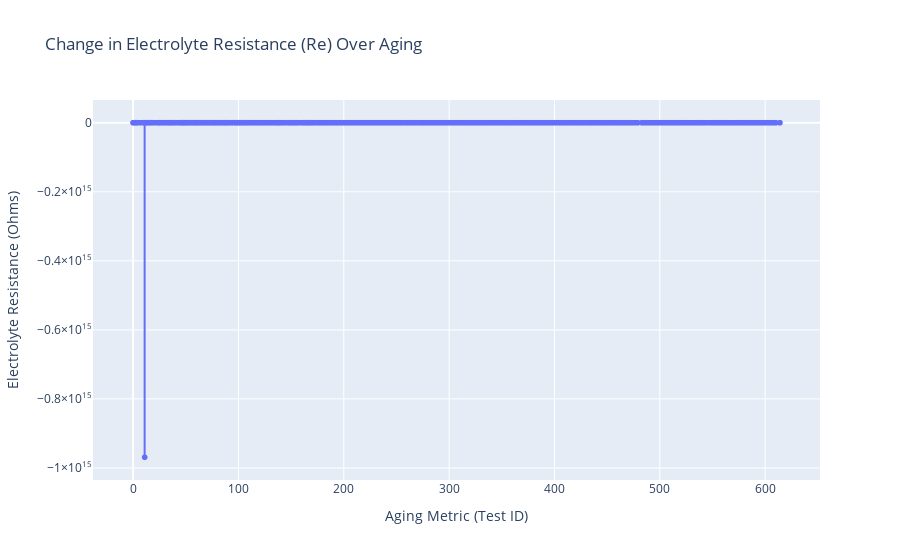

Notebook code for this chart:
### Code cell
impedance_data = data[data['type'] == 'impedance']
impedance_data = impedance_data.sort_values(by='test_id')
impedance_data['Aging Metric'] = impedance_data['test_id']
impedance_data['Re'] = pd.to_numeric(impedance_data['Re'], errors='coerce')
impedance_data['Rct'] = pd.to_numeric(impedance_data['Rct'], errors='coerce')
fig_re = px.line(
    impedance_data, 
    x='Aging Metric', 
    y='Re', 
    title='Change in Electrolyte Resistance (Re) Over Aging',
    labels={'Aging Metric': 'Aging Metric (Test ID)', 'Re': 'Electrolyte Resistance (Ohms)'},
    markers=True
)
fig_re.show()

### Figure 1 — Plotly figure (JSON) as saved in the notebook; plotly's stock layout.template omitted (floating-point values rounded to 4 significant figures; data arrays with more than 128 entries replaced by an {"elided": "..."} marker saying what was removed)
{"data": [{"hovertemplate": "Aging Metric (Test ID)=%{x}<br>Electrolyte Resistance (Ohms)=%{y}<extra></extra>", "legendgroup": "", "line": {"color": "#636efa", "dash": "solid"}, "marker": {"symbol": "circle"}, "mode": "lines+markers", "name": "", "showlegend": false, "type": "scattergl", "x": {"elided": "1956 int values"}, "xaxis": "x", "y": {"elided": "1956 float values"}, "yaxis": "y"}], "layout": {"autosize": true, "legend": {"tracegroupgap": 0}, "title": {"text": "Change in Electrolyte Resistance (Re) Over Aging"}, "xaxis": {"anchor": "y", "autorange": true, "domain": [0, 1], "range": [-37.24, 651.2], "title": {"text": "Aging Metric (Test ID)"}, "type": "linear"}, "yaxis": {"anchor": "x", "autorange": true, "domain": [0, 1], "range": [-1049000000000000.0, 79960000000000.0], "title": {"text": "Electrolyte Resistance (Ohms)"}, "type": "linear"}}}
